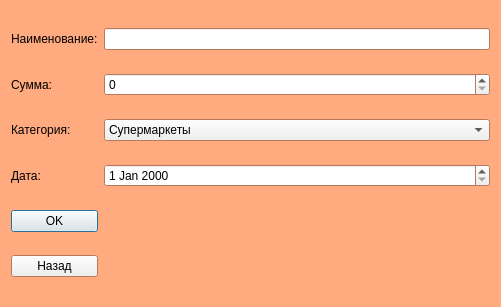
<?xml version="1.0" encoding="UTF-8"?>
<ui version="4.0">
 <class>Dialog</class>
 <widget class="QDialog" name="Dialog">
  <property name="geometry">
   <rect>
    <x>0</x>
    <y>0</y>
    <width>501</width>
    <height>307</height>
   </rect>
  </property>
  <property name="palette">
   <palette>
    <active>
     <colorrole role="Base">
      <brush brushstyle="SolidPattern">
       <color alpha="255">
        <red>255</red>
        <green>255</green>
        <blue>255</blue>
       </color>
      </brush>
     </colorrole>
     <colorrole role="Window">
      <brush brushstyle="SolidPattern">
       <color alpha="255">
        <red>255</red>
        <green>170</green>
        <blue>127</blue>
       </color>
      </brush>
     </colorrole>
    </active>
    <inactive>
     <colorrole role="Base">
      <brush brushstyle="SolidPattern">
       <color alpha="255">
        <red>255</red>
        <green>255</green>
        <blue>255</blue>
       </color>
      </brush>
     </colorrole>
     <colorrole role="Window">
      <brush brushstyle="SolidPattern">
       <color alpha="255">
        <red>255</red>
        <green>170</green>
        <blue>127</blue>
       </color>
      </brush>
     </colorrole>
    </inactive>
    <disabled>
     <colorrole role="Base">
      <brush brushstyle="SolidPattern">
       <color alpha="255">
        <red>255</red>
        <green>170</green>
        <blue>127</blue>
       </color>
      </brush>
     </colorrole>
     <colorrole role="Window">
      <brush brushstyle="SolidPattern">
       <color alpha="255">
        <red>255</red>
        <green>170</green>
        <blue>127</blue>
       </color>
      </brush>
     </colorrole>
    </disabled>
   </palette>
  </property>
  <property name="windowTitle">
   <string>Добавить расход</string>
  </property>
  <layout class="QGridLayout" name="gridLayout">
   <item row="2" column="1">
    <widget class="QComboBox" name="cat_edit">
     <item>
      <property name="text">
       <string>Супермаркеты</string>
      </property>
     </item>
     <item>
      <property name="text">
       <string>Рестораны и кафе</string>
      </property>
     </item>
     <item>
      <property name="text">
       <string>Транспорт</string>
      </property>
     </item>
     <item>
      <property name="text">
       <string>Отдых и развлечения</string>
      </property>
     </item>
     <item>
      <property name="text">
       <string>Одежда и аксессуары</string>
      </property>
     </item>
     <item>
      <property name="text">
       <string>Здоровье и красота</string>
      </property>
     </item>
     <item>
      <property name="text">
       <string>Коммунальные платежи, связь, интернет</string>
      </property>
     </item>
     <item>
      <property name="text">
       <string>Другое</string>
      </property>
     </item>
    </widget>
   </item>
   <item row="2" column="0">
    <widget class="QLabel" name="cat_label">
     <property name="text">
      <string>Категория:</string>
     </property>
    </widget>
   </item>
   <item row="3" column="0">
    <widget class="QLabel" name="date_label">
     <property name="text">
      <string>Дата:</string>
     </property>
    </widget>
   </item>
   <item row="3" column="1">
    <widget class="QDateEdit" name="date_edit"/>
   </item>
   <item row="0" column="0">
    <widget class="QLabel" name="name_label">
     <property name="text">
      <string>Наименование:</string>
     </property>
    </widget>
   </item>
   <item row="1" column="0">
    <widget class="QLabel" name="summa_label">
     <property name="text">
      <string>Сумма:</string>
     </property>
    </widget>
   </item>
   <item row="0" column="1">
    <widget class="QLineEdit" name="name_edit"/>
   </item>
   <item row="5" column="0">
    <widget class="QPushButton" name="ok_btn">
     <property name="text">
      <string>OK</string>
     </property>
    </widget>
   </item>
   <item row="1" column="1">
    <widget class="QSpinBox" name="summa_edit">
     <property name="maximum">
      <number>999999999</number>
     </property>
    </widget>
   </item>
   <item row="6" column="0">
    <widget class="QPushButton" name="cancel_btn">
     <property name="text">
      <string>Назад</string>
     </property>
    </widget>
   </item>
  </layout>
 </widget>
 <resources/>
 <connections/>
</ui>
